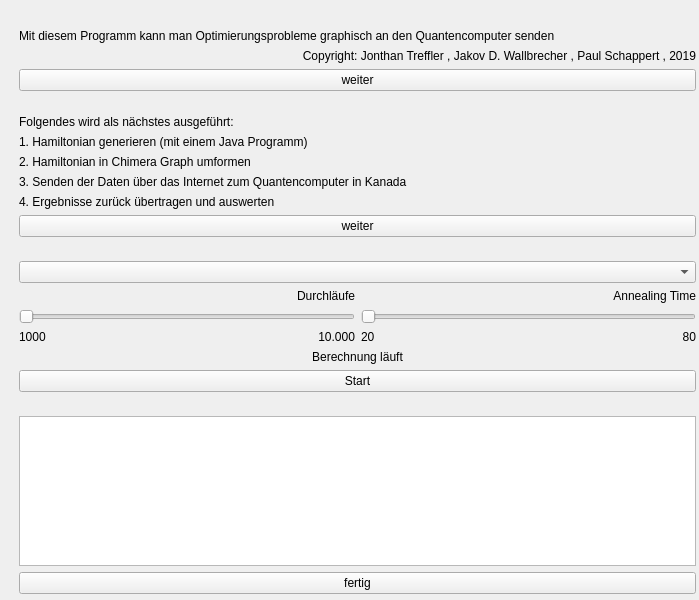
<?xml version="1.0" encoding="UTF-8"?>
<ui version="4.0">
 <class>JufoQubo</class>
 <widget class="QMainWindow" name="JufoQubo">
  <property name="geometry">
   <rect>
    <x>0</x>
    <y>0</y>
    <width>699</width>
    <height>600</height>
   </rect>
  </property>
  <property name="windowTitle">
   <string>Jufo Qubo</string>
  </property>
  <property name="windowIcon">
   <iconset>
    <normaloff>1546464-200.png</normaloff>1546464-200.png</iconset>
  </property>
  <widget class="QWidget" name="main">
   <widget class="QWidget" name="verticalLayoutWidget">
    <property name="geometry">
     <rect>
      <x>10</x>
      <y>20</y>
      <width>695</width>
      <height>583</height>
     </rect>
    </property>
    <layout class="QVBoxLayout" name="main_layout">
     <item>
      <widget class="QFrame" name="side_frame_0">
       <layout class="QVBoxLayout" name="side_0">
        <item>
         <widget class="QLabel" name="infos_label_side_0">
          <property name="text">
           <string>Mit diesem Programm kann man Optimierungsprobleme graphisch an den Quantencomputer senden</string>
          </property>
          <property name="wordWrap">
           <bool>false</bool>
          </property>
         </widget>
        </item>
        <item>
         <widget class="QLabel" name="label">
          <property name="text">
           <string>Copyright: Jonthan Treffler , Jakov D. Wallbrecher , Paul Schappert , 2019</string>
          </property>
          <property name="alignment">
           <set>Qt::AlignBottom|Qt::AlignRight|Qt::AlignTrailing</set>
          </property>
         </widget>
        </item>
        <item>
         <widget class="QPushButton" name="button_to_side_1">
          <property name="text">
           <string>weiter</string>
          </property>
         </widget>
        </item>
       </layout>
      </widget>
     </item>
     <item>
      <widget class="QFrame" name="side_frame_1">
       <layout class="QVBoxLayout" name="side_1">
        <item>
         <widget class="QLabel" name="infos_bales_side_1">
          <property name="text">
           <string>Folgendes wird als nächstes ausgeführt:</string>
          </property>
         </widget>
        </item>
        <item>
         <widget class="QLabel" name="label_2">
          <property name="text">
           <string>1. Hamiltonian generieren (mit einem Java Programm)</string>
          </property>
         </widget>
        </item>
        <item>
         <widget class="QLabel" name="label_3">
          <property name="text">
           <string>2. Hamiltonian in Chimera Graph umformen</string>
          </property>
         </widget>
        </item>
        <item>
         <widget class="QLabel" name="label_4">
          <property name="text">
           <string>3. Senden der Daten über das Internet zum Quantencomputer in Kanada</string>
          </property>
         </widget>
        </item>
        <item>
         <widget class="QLabel" name="label_5">
          <property name="text">
           <string>4. Ergebnisse zurück übertragen und auswerten</string>
          </property>
         </widget>
        </item>
        <item>
         <widget class="QPushButton" name="button_to_side_2">
          <property name="text">
           <string>weiter</string>
          </property>
         </widget>
        </item>
       </layout>
      </widget>
     </item>
     <item>
      <widget class="QFrame" name="side_frame_2">
       <layout class="QVBoxLayout" name="side_2">
        <item>
         <widget class="QComboBox" name="hamiltonian_select"/>
        </item>
        <item>
         <layout class="QHBoxLayout" name="horizontalLayout_5" stretch="0,0">
          <property name="sizeConstraint">
           <enum>QLayout::SetMinimumSize</enum>
          </property>
          <item>
           <widget class="QLabel" name="durchlaufe">
            <property name="text">
             <string>Durchläufe</string>
            </property>
            <property name="alignment">
             <set>Qt::AlignBottom|Qt::AlignRight|Qt::AlignTrailing</set>
            </property>
           </widget>
          </item>
          <item>
           <widget class="QLabel" name="annealingTime">
            <property name="text">
             <string>Annealing Time</string>
            </property>
            <property name="alignment">
             <set>Qt::AlignBottom|Qt::AlignRight|Qt::AlignTrailing</set>
            </property>
           </widget>
          </item>
         </layout>
        </item>
        <item>
         <layout class="QHBoxLayout" name="horizontalLayout_3">
          <property name="sizeConstraint">
           <enum>QLayout::SetDefaultConstraint</enum>
          </property>
          <item>
           <widget class="QSlider" name="durchlaufe_slider">
            <property name="minimum">
             <number>1000</number>
            </property>
            <property name="maximum">
             <number>10000</number>
            </property>
            <property name="singleStep">
             <number>100</number>
            </property>
            <property name="pageStep">
             <number>100</number>
            </property>
            <property name="sliderPosition">
             <number>1000</number>
            </property>
            <property name="orientation">
             <enum>Qt::Horizontal</enum>
            </property>
            <property name="invertedAppearance">
             <bool>false</bool>
            </property>
           </widget>
          </item>
          <item>
           <widget class="QSlider" name="annealing_slider">
            <property name="minimum">
             <number>20</number>
            </property>
            <property name="maximum">
             <number>80</number>
            </property>
            <property name="orientation">
             <enum>Qt::Horizontal</enum>
            </property>
           </widget>
          </item>
         </layout>
        </item>
        <item>
         <layout class="QHBoxLayout" name="horizontalLayout_4" stretch="0,0,0,0">
          <property name="sizeConstraint">
           <enum>QLayout::SetMinimumSize</enum>
          </property>
          <item>
           <widget class="QLabel" name="durchlaufe_min">
            <property name="text">
             <string>1000</string>
            </property>
           </widget>
          </item>
          <item>
           <widget class="QLabel" name="durchlaufe_max">
            <property name="text">
             <string>10.000</string>
            </property>
            <property name="alignment">
             <set>Qt::AlignRight|Qt::AlignTop|Qt::AlignTrailing</set>
            </property>
           </widget>
          </item>
          <item>
           <widget class="QLabel" name="annealing_min">
            <property name="text">
             <string>20</string>
            </property>
           </widget>
          </item>
          <item>
           <widget class="QLabel" name="annealing_max">
            <property name="text">
             <string>80</string>
            </property>
            <property name="alignment">
             <set>Qt::AlignRight|Qt::AlignTop|Qt::AlignTrailing</set>
            </property>
           </widget>
          </item>
         </layout>
        </item>
        <item>
         <widget class="QLabel" name="berechnung_lauft">
          <property name="text">
           <string>Berechnung läuft</string>
          </property>
          <property name="alignment">
           <set>Qt::AlignCenter</set>
          </property>
         </widget>
        </item>
        <item>
         <widget class="QPushButton" name="start_button">
          <property name="text">
           <string>Start</string>
          </property>
          <property name="checkable">
           <bool>false</bool>
          </property>
          <property name="autoDefault">
           <bool>false</bool>
          </property>
          <property name="default">
           <bool>false</bool>
          </property>
          <property name="flat">
           <bool>false</bool>
          </property>
         </widget>
        </item>
       </layout>
      </widget>
     </item>
     <item>
      <widget class="QFrame" name="side_frame_4">
       <layout class="QVBoxLayout" name="side_frame_3">
        <item>
         <widget class="QTableWidget" name="results_table">
          <property name="editTriggers">
           <set>QAbstractItemView::NoEditTriggers</set>
          </property>
          <attribute name="horizontalHeaderVisible">
           <bool>false</bool>
          </attribute>
          <attribute name="horizontalHeaderDefaultSectionSize">
           <number>30</number>
          </attribute>
          <attribute name="horizontalHeaderHighlightSections">
           <bool>false</bool>
          </attribute>
          <attribute name="verticalHeaderVisible">
           <bool>false</bool>
          </attribute>
          <attribute name="verticalHeaderHighlightSections">
           <bool>false</bool>
          </attribute>
         </widget>
        </item>
        <item>
         <widget class="QPushButton" name="button_to_side_0">
          <property name="text">
           <string>fertig</string>
          </property>
         </widget>
        </item>
       </layout>
      </widget>
     </item>
    </layout>
   </widget>
  </widget>
 </widget>
 <resources/>
 <connections/>
</ui>
